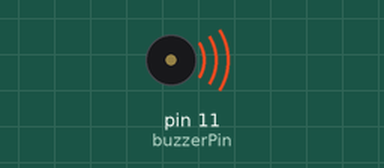
Bench run of a sketch on a simulated Arduino Uno, built with avr-gcc and run on an emulated ATmega328P. On the bench: buzzer (waves = sounding).

Above: at 0.12 s.
At 30.61 s:
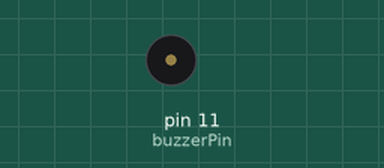
Timing chart, 0 to 31.5 s (numbered marks = the images above):
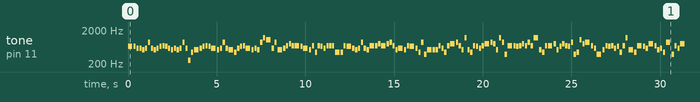

Measured:
- by itself, tone on pin 11 (buzzerPin): plays 659 Hz for 0.25 s, 659 Hz for 0.13 s, 587 Hz for 0.13 s, 587 Hz for 0.13 s, 523 Hz for 0.13 s, 587 Hz for 0.13 s … (657 notes in this stretch)

The sketch:

miku.ino
```cpp
#include "pitches.h"

// Pin del buzzer
const int buzzerPin = 11;

// Notas de la canción "Connect"
int melody[] = {
  // Parte 1
  NOTE_E5, NOTE_E5, NOTE_D5, NOTE_D5, NOTE_C5, NOTE_D5, NOTE_A5, NOTE_D5, NOTE_C5, NOTE_D5,
  NOTE_E5, NOTE_F5, NOTE_E5, NOTE_D5, NOTE_C5, NOTE_D5, NOTE_C5, NOTE_D5, NOTE_A5, NOTE_D5,
  NOTE_C4, NOTE_A4, NOTE_C5, NOTE_D5, NOTE_E5, NOTE_F5, NOTE_E5, NOTE_D5, NOTE_C5, NOTE_D5,
  NOTE_A5, NOTE_D5, NOTE_C5, NOTE_A4, NOTE_D5, NOTE_E5, NOTE_F5, NOTE_D5, NOTE_C5, NOTE_D5,
  NOTE_C5, NOTE_A5, NOTE_D6, NOTE_C6, NOTE_D5, NOTE_A5, NOTE_C5, NOTE_D5, NOTE_F5, NOTE_G5,
  NOTE_F5, NOTE_F5, NOTE_E5, NOTE_D5, NOTE_C5, NOTE_F5, NOTE_A4, NOTE_F5, NOTE_E5, NOTE_D5,
  NOTE_F5, NOTE_F5, NOTE_F5, NOTE_A4, NOTE_A4, NOTE_F5, NOTE_E5, NOTE_D5, NOTE_C5, NOTE_D5,
  NOTE_A5, NOTE_D5, NOTE_C5, NOTE_F5, NOTE_F5, NOTE_G5, NOTE_F5, NOTE_G5, NOTE_A5, NOTE_F5,
  NOTE_C5, NOTE_D5, NOTE_C5, NOTE_F5, NOTE_E5, NOTE_D5, NOTE_A4, NOTE_A5, NOTE_G4, NOTE_C5,

  // Parte 2
  NOTE_C5, NOTE_C5, NOTE_F5, NOTE_D5, NOTE_A4, NOTE_F5, NOTE_G5, NOTE_A5, NOTE_F5, NOTE_C5,
  NOTE_D6, NOTE_C5, NOTE_A4, NOTE_F5, NOTE_E5, NOTE_D5, NOTE_F5, NOTE_G5, NOTE_A5, NOTE_G5,
  NOTE_C5, NOTE_D6, NOTE_A5, NOTE_G4, NOTE_F5, NOTE_F5, NOTE_E5, NOTE_F5, NOTE_G5, NOTE_F5,
  NOTE_A5, NOTE_F5, NOTE_D6, NOTE_C5, NOTE_A4, NOTE_F5, NOTE_F5, NOTE_G5, NOTE_C5, NOTE_E5,
  NOTE_G5, NOTE_F5, NOTE_E5, NOTE_A5, NOTE_G4, NOTE_A4, NOTE_C6, NOTE_G5, NOTE_A5, NOTE_F5,
  NOTE_D5, NOTE_G4, NOTE_C5, NOTE_F5, NOTE_E5, NOTE_F5, NOTE_D5, NOTE_E5, NOTE_A4, NOTE_F5,
  NOTE_D6, NOTE_C5, NOTE_A4, NOTE_F5, NOTE_E5, NOTE_D5, NOTE_G5, NOTE_F5, NOTE_C5, NOTE_D5,
  NOTE_A4, NOTE_A5, NOTE_G4, NOTE_F5, NOTE_D5, NOTE_G5, NOTE_C5, NOTE_D5, NOTE_E5, NOTE_F5,
  NOTE_A4, NOTE_C5, NOTE_D6, NOTE_G5, NOTE_F5, NOTE_C5, NOTE_D6, NOTE_G5, NOTE_F5, NOTE_E5,

  // Parte 3
  NOTE_D5, NOTE_F5, NOTE_A5, NOTE_G4, NOTE_C6, NOTE_F5, NOTE_D5, NOTE_G5, NOTE_E5, NOTE_F5,
  NOTE_D5, NOTE_G5, NOTE_F5, NOTE_A4, NOTE_D5, NOTE_C5, NOTE_F5, NOTE_A5, NOTE_D5, NOTE_G4,
  NOTE_F5, NOTE_D5, NOTE_C6, NOTE_F5, NOTE_E5, NOTE_G5, NOTE_F5, NOTE_A5, NOTE_D6, NOTE_C5,
  NOTE_A4, NOTE_F5, NOTE_D5, NOTE_E5, NOTE_F5, NOTE_G5, NOTE_A5, NOTE_D5, NOTE_F5, NOTE_E5,
  NOTE_A5, NOTE_F5, NOTE_C5, NOTE_D6, NOTE_G5, NOTE_F5, NOTE_C5, NOTE_D6, NOTE_G5, NOTE_F5,
  NOTE_E5, NOTE_D5, NOTE_F5, NOTE_A4, NOTE_C5, NOTE_F5, NOTE_D6, NOTE_E5, NOTE_C6, NOTE_F5,
  NOTE_A4, NOTE_G5, NOTE_D5, NOTE_F5, NOTE_C6, NOTE_F5, NOTE_E5, NOTE_G5, NOTE_A5, NOTE_D6,
  NOTE_F5, NOTE_E5, NOTE_G4, NOTE_F5, NOTE_D5, NOTE_A4, NOTE_F5, NOTE_E5, NOTE_A5, NOTE_F5,
  NOTE_C5, NOTE_D6, NOTE_G5, NOTE_F5, NOTE_C5, NOTE_D6, NOTE_G5, NOTE_F5, NOTE_E5, NOTE_D5
};

// Duraciones de las notas (4 = negra, 8 = corchea, etc.)
float noteDurations[] = {
  // Parte 1
  4, 8, 8, 8, 8, 8, 8, 8, 8, 8,
  8, 8, 8, 8, 8, 8, 8, 8, 8, 8,
  8, 8, 4, 8, 8, 8, 8, 4, 8, 8,
  8, 8, 4, 8, 8, 8, 8, 4, 8, 8,
  8, 8, 8, 4, 8, 8, 4, 8, 8, 8,
  8, 4, 8, 4, 8, 8, 8, 8, 8, 8,
  8, 8, 8, 4, 8, 8, 4, 8, 8, 8,
  8, 8, 8, 4, 8, 8, 4, 8, 8, 8,
  8, 4, 8, 8, 4, 8, 8, 8, 8, 4,

  // Parte 2
  8, 8, 8, 8, 8, 8, 4, 8, 8, 8,
  8, 8, 8, 8, 8, 8, 8, 4, 8, 8,
  8, 8, 8, 8, 4, 8, 8, 8, 8, 8,
  8, 8, 4, 8, 8, 8, 4, 8, 8, 8,
  8, 8, 8, 8, 8, 8, 8, 8, 4, 8,
  8, 4, 8, 8, 8, 8, 8, 8, 8, 8,
  8, 4, 8, 4, 8, 8, 4, 8, 8, 8,
  8, 4, 8, 8, 8, 4, 8, 8, 4, 8,
  8, 8, 4, 8, 8, 8, 4, 8, 8, 8,

  // Parte 3
  8, 4, 8, 8, 4, 8, 4, 8, 8, 8,
  8, 8, 4, 8, 8, 8, 8, 8, 4, 8,
  8, 8, 4, 8, 8, 4, 8, 8, 8, 4,
  8, 4, 8, 8, 4, 8, 8, 8, 8, 8,
  8, 8, 4, 8, 8, 8, 8, 4, 8, 8,
  8, 4, 8, 8, 8, 8, 4, 8, 8, 8,
  8,
};

// Función para reproducir la melodía
void playMelody(int *melody, float *noteDurations, int size) {
  for (int thisNote = 0; thisNote < size; thisNote++) {
    // Calcula la duración de la nota
    float duration = 1000 / noteDurations[thisNote];

    // Reproduce la nota en el buzzer conectado al pin 13
    tone(buzzerPin, melody[thisNote], duration);

    // Pausa entre las notas para que sean distinguibles
    float pauseBetweenNotes = duration * 1.30;
    delay(pauseBetweenNotes);

    // Apaga el buzzer antes de la siguiente nota
    noTone(buzzerPin);
  }
}

void setup() {
  pinMode(buzzerPin, OUTPUT);  // Configura el pin del buzzer como salida
}

void loop() {
  int melodySize = sizeof(melody) / sizeof(melody[0]);  // Calcula el tamaño de la melodía
  playMelody(melody, noteDurations, melodySize);        // Llama a la función para reproducir la melodía
  delay(2000);  // Pausa de 2 segundos antes de repetir la melodía
}
```
